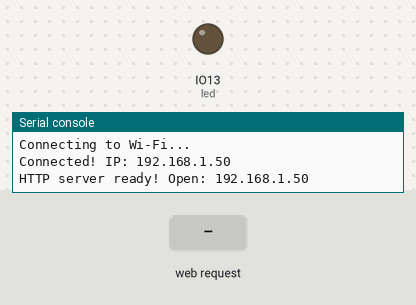
Recording of a program running on a simulated ESP32 board running CircuitPython. Shown: output pins drawn as LEDs (lit = HIGH), the last lines printed to the serial console. The inputs (shaded band) are chosen by the test bench.

Above: at 2.7 s.
2.8 s: HTTP request GET /led/on received
4.3 s: HTTP request GET / received
At 5.2 s:
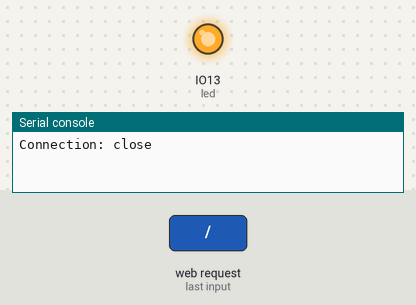
5.8 s: HTTP request GET /led/off received
At 6.4 s:
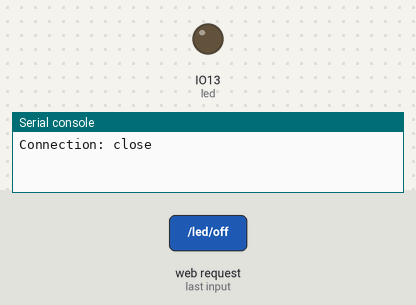
Timing chart, 0 to 8.8 s (numbered marks = the images above; inputs shaded):
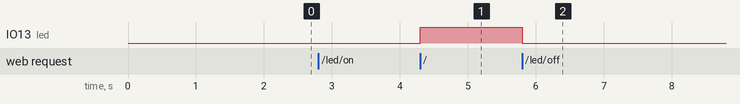

The program:

external_led_control_https.py
```python
import wifi
import socketpool
import board
import digitalio
import time

# ---------- Wi-Fi Setup ----------
SSID = "SSID"
PASSWORD = "PASSWORD"

print("Connecting to Wi-Fi...")
wifi.radio.connect(SSID, PASSWORD)
print("Connected! IP:", wifi.radio.ipv4_address)

# ---------- LED Setup ----------
led = digitalio.DigitalInOut(board.IO13)  # LED connected to GPIO13
led.direction = digitalio.Direction.OUTPUT

# ---------- Socket Server ----------
pool = socketpool.SocketPool(wifi.radio)
server = pool.socket()
server.bind(("0.0.0.0", 80))
server.listen(1)

print("HTTP server ready! Open:", wifi.radio.ipv4_address)

# ---------- Control Flag ----------
led_running = False
last_toggle_time = time.monotonic()
state = False  # LED state

while True:
    # --- Handle incoming requests ---
    try:
        conn, addr = server.accept()
        buffer = bytearray(1024)
        bytes_read = conn.recv_into(buffer)
        request = buffer[:bytes_read].decode("utf-8")

        print("New connection from", addr)
        print("Request:", request)

        if "GET /led/on" in request:
            led_running = True
            response_body = "LED loop started"
        elif "GET /led/off" in request:
            led_running = False
            led.value = False  # turn off immediately
            response_body = "LED loop stopped"
        else:
            response_body = "ESP32 Web Server Running"

        response = f"HTTP/1.1 200 OK\r\nContent-Type: text/html\r\n\r\n{response_body}"
        conn.send(response.encode("utf-8"))
        conn.close()

    except Exception as e:
        pass  # ignore socket errors

    # --- Run LED loop if enabled ---
    if led_running:
        now = time.monotonic()
        if state and now - last_toggle_time >= 10:
            # After 10s ON → turn OFF
            led.value = False
            state = False
            last_toggle_time = now
        elif not state and now - last_toggle_time >= 2:
            # After 2s OFF → turn ON
            led.value = True
            state = True
            last_toggle_time = now
```

Measured:
- after the input at 4.3 s, IO13 (led): LOW → HIGH at once
- after the input at 5.8 s, IO13 (led): HIGH → LOW at once
